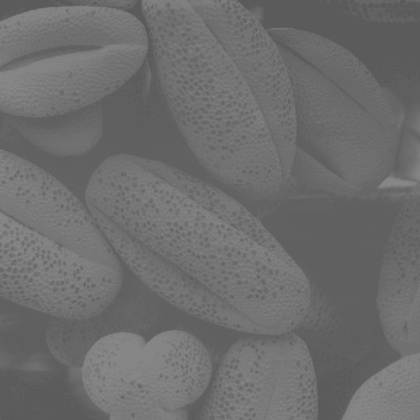
%> input picture practice 1/lowContrastPollen.jpg, 420 x 420 px, shrunk from 500 x 500 before the run
$ octave --eval "result = histogram_eq('lowContrastPollen.jpg');"   (GNU Octave 9; MATLAB toolbox functions it lacks are replaced by stand-ins)
%> lines starting %> are read from the running program, lines starting %| are printed output that depends on the picture

function [ output_image ] = histogram_eq( image )
%> called with image = 'lowContrastPollen.jpg'
input_image = imread(image);
%> input_image is the input picture: size 420x420 uint8; min 87, max 138, mean 109.1
input_image = double(input_image);
%> input_image: size 420x420 double
%Berk ARSLAN 20120607004

%Grey levels
L = 256;

p(1:L) = 0;
image_size = size(input_image);
%> image_size = [420 420]

for i=1:image_size(1)
    for j=1:image_size(2)
        value = input_image(i,j);
        p(value) = p(value)+1;
    end
end
%> after the loop, p = 256 values, max 13093 at index 96, min 0 at index 1, mean 689.1

normalized_p = p/sum(p);
%> normalized_p = 256 values, max 0.0742 at index 96, min 0 at index 1, mean 0.00391

figure
plot((1:L),normalized_p);
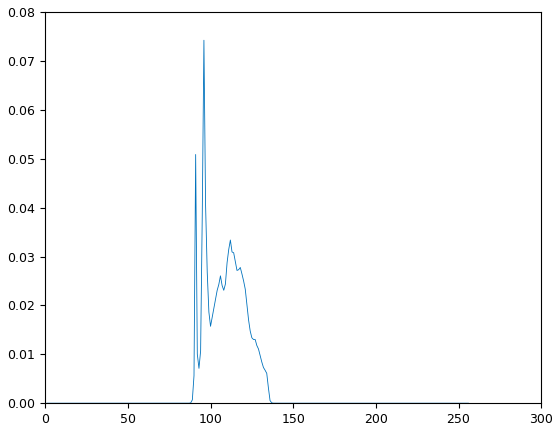
%> figure redrawn from the program's plot data; curve peaks at x = 96, y = 0.0742

%define Transfer Function
c = normalized_p;
%> c has the same summary as normalized_p
i = 1;
for i = 1:L-1
    c(i+1) = c(i) + normalized_p(i);
end
%> after the loop, c = 256 values from 0 to 1

c = round(c*(L-1));
%> c = 256 values from 0 to 255
output_image = input_image;

for i=1:image_size(1)
    for j=1:image_size(2)
        value = input_image(i,j);
        output_image(i,j) = c(value);
    end
end
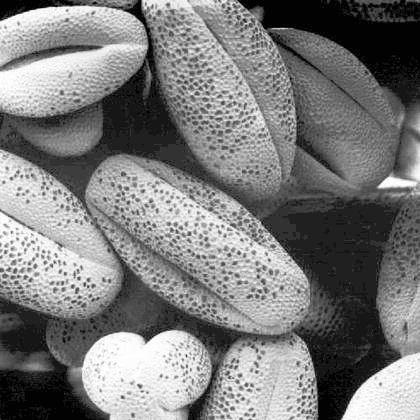
%> output_image: size 420x420 double; min 0, max 255, mean 123.8

output_p(1:L) = 0;
image_size = size(output_image);

for i=1:image_size(1)
    for j=1:image_size(2)
        value = output_image(i,j);
        output_p(value+1) = output_p(value+1)+1;
    end
end
%> after the loop, output_p = 256 values, max 13093 at index 33, min 0 at index 2, mean 689.1

figure
plot((1:L),output_p);
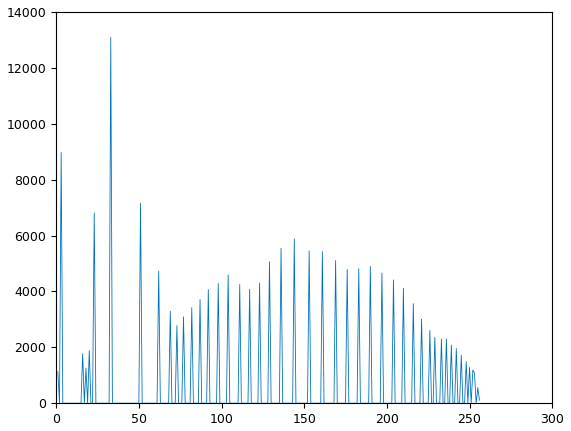
%> figure redrawn from the program's plot data; curve peaks at x = 33, y = 13093

figure
imshow(uint8(output_image));

end
